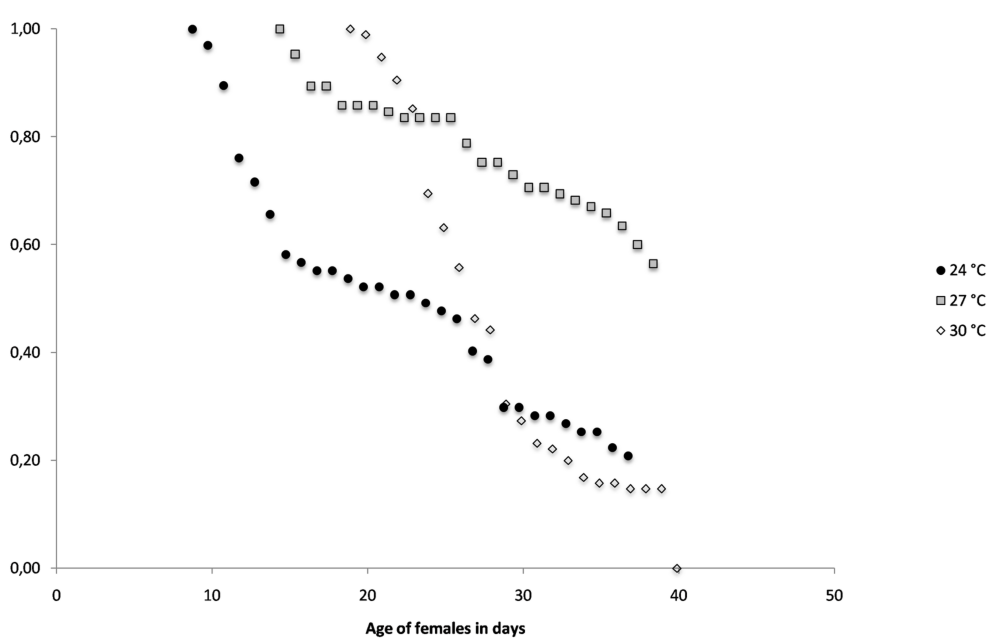
#> input picture corpora/aedes-aegypti-2014/charts/el-88/image.png, 993 x 638 px
$ python axis_data.py
#> lines starting #> are read from the running program, lines starting #| are printed output that depends on the picture
#!/usr/bin/env python3
"""el-88 axis-data verification crops (TDD step 5).

Same pattern as el-60-a's axis_data.py: crop the tick-label strips,
axis-title bands, panel label, and (here) the legend region. Vision-read
each crop to verify (a) tick label values match calibration's assumptions
and (b) axis titles + series legend match the data.csv column names + series
identities. Output to crops/.
"""
import json
import os
import cv2

HERE = os.path.dirname(os.path.abspath(__file__))
REPO = os.path.abspath(os.path.join(HERE, "..", "..", "..", "..", ".."))
IMG  = os.path.join(REPO, "corpora", "aedes-aegypti-2014",
                    "charts", "el-88", "image.png")
CAL  = os.path.join(REPO, "extractors", "graph-data-extraction", "results",
                    "aedes-aegypti-2014", "el-88", "calibration.json")
CROPS = os.path.join(HERE, "crops")
os.makedirs(CROPS, exist_ok=True)


def main():
    with open(CAL) as f:
#> (reads extractors/graph-data-extraction/results-v3/aedes-aegypti-2014/el-88/calibration.json from the repository)
        cal = json.load(f)
    pf = cal["plot_frame_box"]
    legend = cal["detection_internals"]["legend_exclusion_used_for_frame"]
    left, right, top, bot = pf["left"], pf["right"], pf["top"], pf["bottom"]
    im = cv2.imread(IMG)
#> im is the input picture: shape (638, 993, 3); mean B, G, R 251.9, 251.9, 251.9
    H, W = im.shape[:2]
#> H = 638; W = 993

    # X tick label strip
    cv2.imwrite(os.path.join(CROPS, "x_tick_strip.png"),
                 im[bot + 2: bot + 34, max(0, left - 5): min(W, right + 5)])
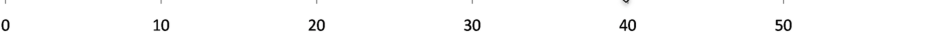
#> saved as x_tick_strip.png: shape (32, 939, 3); mean B, G, R 251, 251, 251
    # Y tick label strip
    cv2.imwrite(os.path.join(CROPS, "y_tick_strip.png"),
                 im[max(0, top - 5): min(H, bot + 5), max(0, left - 55): left - 2])
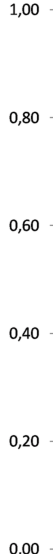
#> saved as y_tick_strip.png: shape (554, 53, 3); mean B, G, R 247.9, 247.9, 247.9
    # X-axis title band
    cv2.imwrite(os.path.join(CROPS, "x_axis_title.png"),
                 im[bot + 35: min(H, bot + 75), max(0, left - 5): min(W, right + 5)])
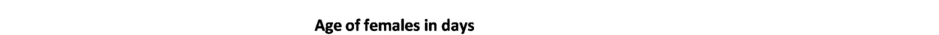
#> saved as x_axis_title.png: shape (35, 939, 3); mean B, G, R 248.7, 248.7, 248.8
    # Y-axis title band (rotated text in the left margin) — for el-88 there is
    # no rotated y-title; capture the strip anyway so its absence is recorded.
    cv2.imwrite(os.path.join(CROPS, "y_axis_title.png"),
                 im[max(0, top - 5): min(H, bot + 5), 0: max(1, left - 55)])
    # Legend region (per calibration: rows 280-400, cols 870-980)
    cv2.imwrite(os.path.join(CROPS, "legend.png"),
                 im[max(0, legend[0] - 5): min(H, legend[1] + 5),
                    max(0, legend[2] - 5): min(W, legend[3] + 5)])
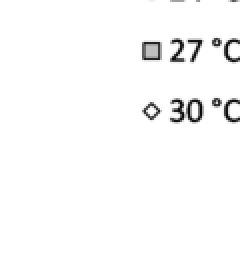
#> saved as legend.png: shape (130, 120, 3) (shown 2 times larger); mean B, G, R 249.8, 249.8, 249.8

    out = os.path.join(HERE, "axis_data_crops.json")
    with open(out, "w") as f:
        json.dump({
            "image": "image.png",
            "image_size": {"width": W, "height": H},
            "plot_frame": {"left": left, "top": top, "right": right, "bottom": bot},
            "legend_exclusion": legend,
            "claimed_data_csv_columns": ["series", "age_days", "survival_proportion"],
            "claimed_x_labels": [0, 10, 20, 30, 40, 50],
            "claimed_y_labels": [1.00, 0.80, 0.60, 0.40, 0.20, 0.00],
            "claimed_series_legend": [
                {"series_id": "24C", "marker_shape": "disk"},
                {"series_id": "27C", "marker_shape": "square"},
                {"series_id": "30C", "marker_shape": "diamond"},
            ],
        }, f, indent=2)
    print(f"wrote crops/ and {out}")


if __name__ == "__main__":
    main()
